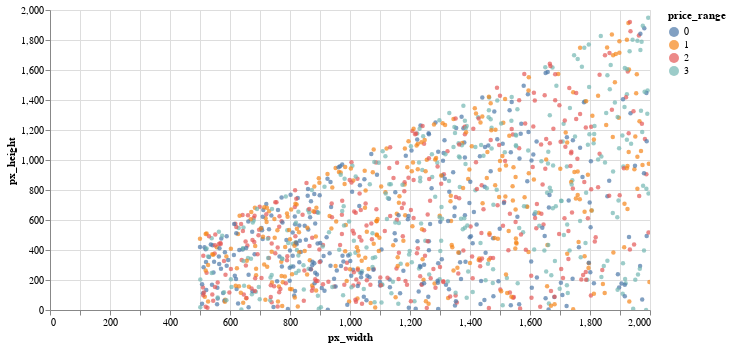

Write notebook code for a chart like this one.
### Code cell
chart=alt.Chart(df_train).mark_circle(size=20).encode(
    x='px_width',
    y='px_height',
    color='price_range:N'
).interactive().properties(
    width=600, height=300
)
chart

### Figure 1 — Vega-Lite specification as saved in the notebook (floating-point values rounded to 4 significant figures; data arrays with more than 128 entries replaced by an {"elided": "..."} marker saying what was removed)
{"config": {"view": {"continuousWidth": 400, "continuousHeight": 300}}, "data": {"name": "data-09822b38299182add12b59ea8bab1bfd"}, "mark": {"type": "circle", "size": 20}, "encoding": {"color": {"field": "price_range", "type": "nominal"}, "x": {"field": "px_width", "type": "quantitative"}, "y": {"field": "px_height", "type": "quantitative"}}, "height": 300, "selection": {"selector003": {"type": "interval", "bind": "scales", "encodings": ["x", "y"]}}, "width": 600, "$schema": "https://vega.github.io/schema/vega-lite/v4.17.0.json", "datasets": {"data-09822b38299182add12b59ea8bab1bfd": {"elided": "1208 records"}}}
